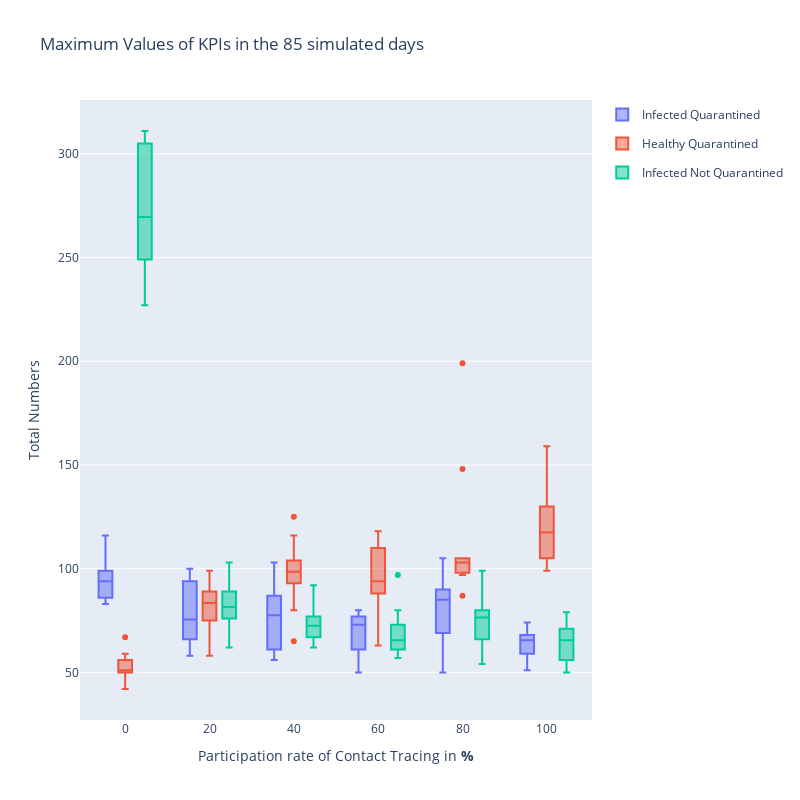

The notebook cell this image was saved under:
### Code cell
fig = go.Figure()
fig.add_trace(go.Box(x=df_10["participation"], y=df_10['Peak Infected Quarantined'],
              name = 'Infected Quarantined',
                       legendgroup='Infected Quarantined'))
fig.add_trace(go.Box(x=df_10["participation"], y=df_10['Peak Healthy Quarantined'],
             name = 'Healthy Quarantined',
                       legendgroup='Healthy Quarantined'))
fig.add_trace(go.Box(x=df_10["participation"], y=df_10['Peak Infected Not Quarantined'],
                         name = 'Infected Not Quarantined',
                       legendgroup='Infected'))
fig.update_layout(title_text = "Maximum Values of KPIs in the 85 simulated days")
fig.update_layout(boxmode='group')
fig.update_yaxes(title_text= "Total Numbers")
fig.update_xaxes(title_text="Participation rate of Contact Tracing in <b>%</b> ")
fig.update_layout(
    autosize=False,
    width=800,
    height=800
)
fig.show()
# fig.write_html("plots/Peak_KPIs2_Box.html")

### Figure 1 — Plotly figure (JSON) as saved in the notebook; plotly's stock layout.template omitted (floating-point values rounded to 4 significant figures)
{"data": [{"legendgroup": "Infected Quarantined", "name": "Infected Quarantined", "type": "box", "x": [0, 0, 0, 0, 0, 0, 0, 0, 0, 0, 20, 20, 20, 20, 20, 20, 20, 20, 20, 20, 40, 40, 40, 40, 40, 40, 40, 40, 40, 40, 60, 60, 60, 60, 60, 60, 60, 60, 60, 60, 80, 80, 80, 80, 80, 80, 80, 80, 80, 80, 100, 100, 100, 100, 100, 100, 100, 100, 100, 100], "y": [83, 99, 85, 86, 116, 86, 110, 92, 96, 98, 58, 100, 94, 63, 96, 66, 76, 81, 67, 75, 91, 76, 60, 79, 103, 61, 73, 83, 56, 87, 79, 64, 74, 50, 61, 72, 60, 80, 77, 76, 88, 83, 69, 83, 87, 97, 90, 50, 69, 105, 65, 66, 60, 71, 53, 68, 59, 68, 51, 74]}, {"legendgroup": "Healthy Quarantined", "name": "Healthy Quarantined", "type": "box", "x": [0, 0, 0, 0, 0, 0, 0, 0, 0, 0, 20, 20, 20, 20, 20, 20, 20, 20, 20, 20, 40, 40, 40, 40, 40, 40, 40, 40, 40, 40, 60, 60, 60, 60, 60, 60, 60, 60, 60, 60, 80, 80, 80, 80, 80, 80, 80, 80, 80, 80, 100, 100, 100, 100, 100, 100, 100, 100, 100, 100], "y": [54, 45, 50, 50, 67, 56, 42, 51, 51, 59, 58, 98, 82, 73, 99, 85, 89, 75, 87, 78, 125, 104, 100, 93, 102, 65, 94, 80, 97, 116, 110, 63, 80, 118, 88, 95, 93, 112, 91, 107, 101, 148, 98, 103, 105, 199, 103, 105, 97, 87, 105, 140, 99, 105, 125, 130, 118, 117, 100, 159]}, {"legendgroup": "Infected", "name": "Infected Not Quarantined", "type": "box", "x": [0, 0, 0, 0, 0, 0, 0, 0, 0, 0, 20, 20, 20, 20, 20, 20, 20, 20, 20, 20, 40, 40, 40, 40, 40, 40, 40, 40, 40, 40, 60, 60, 60, 60, 60, 60, 60, 60, 60, 60, 80, 80, 80, 80, 80, 80, 80, 80, 80, 80, 100, 100, 100, 100, 100, 100, 100, 100, 100, 100], "y": [244, 267, 249, 227, 308, 311, 304, 257, 305, 272, 62, 98, 103, 86, 89, 76, 86, 75, 76, 77, 92, 72, 67, 77, 78, 62, 73, 73, 63, 71, 97, 57, 73, 66, 60, 61, 65, 80, 65, 69, 76, 77, 54, 84, 80, 99, 73, 56, 66, 78, 72, 66, 50, 71, 61, 65, 56, 79, 54, 71]}], "layout": {"autosize": false, "boxmode": "group", "height": 800, "title": {"text": "Maximum Values of KPIs in the 85 simulated days"}, "width": 800, "xaxis": {"title": {"text": "Participation rate of Contact Tracing in <b>%</b> "}}, "yaxis": {"title": {"text": "Total Numbers"}}}}
